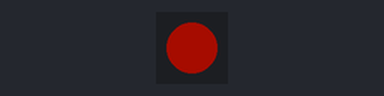
Simulated run of this program. Board: CircuitPython board. On the bench: 1 RGB LEDs in strip order, left to right. Dim RGB values are drawn brighter than linear; what the program prints to the serial console is not drawn.

Above: at 0.45 s.
Timing chart, 0 to 0.9 s (numbered marks = the images above):
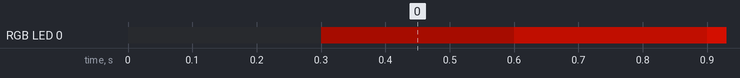

Measured:
- by itself, RGB LED 0: off → RGB(41, 3, 0) at 0.30 s, → RGB(84, 6, 0) 0.30 s later, → RGB(126, 9, 0) 0.30 s later

The program:

code.py
```python
import board
import neopixel
import time

led = neopixel.NeoPixel(board.NEOPIXEL, 1)
x = 0
y = 0
z = 0

while True:
    led.fill((x, y, z))
    x = x + 1
    print(str(x) + " " + str(y) + " " + str(z))

    if x >= 255:
        x = 0
        y = y + 1

    if y >= 255:
        y = 0
        z = z + 1

    if z >= 255:
        z = 0
```
